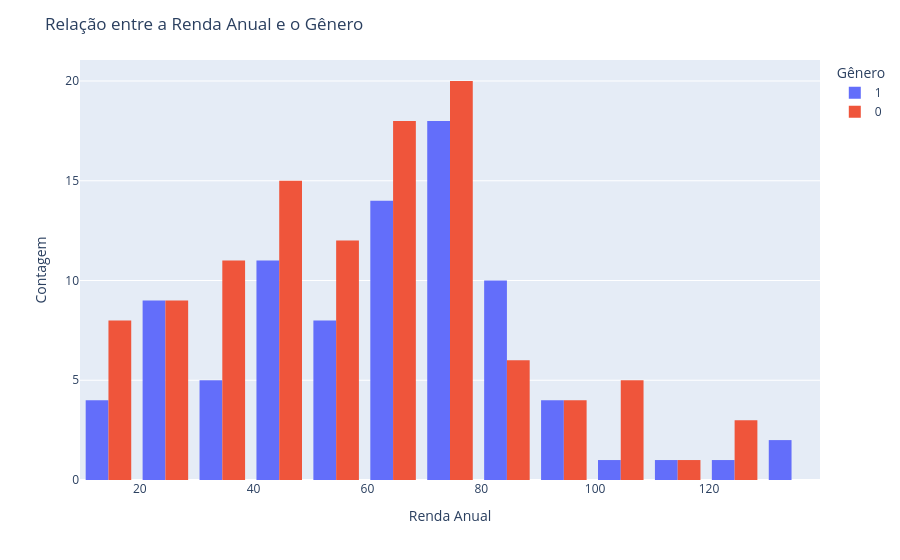

Notebook code for this chart:
### Markdown cell above
# Análise Bivariada

### Code cell
fig = px.histogram(df_encoded, x='Annual Income', color='Gender', barmode='group')

fig.update_layout(title='Relação entre a Renda Anual e o Gênero',
                  xaxis_title='Renda Anual',
                  yaxis_title='Contagem',
                  legend_title='Gênero')

fig.show()

### Figure 1 — Plotly figure (JSON) as saved in the notebook; plotly's stock layout.template omitted (floating-point values rounded to 4 significant figures)
{"data": [{"alignmentgroup": "True", "bingroup": "x", "hovertemplate": "Gender=1<br>Annual Income=%{x}<br>count=%{y}<extra></extra>", "legendgroup": "1", "marker": {"color": "#636efa", "pattern": {"shape": ""}}, "name": "1", "offsetgroup": "1", "orientation": "v", "showlegend": true, "type": "histogram", "x": [15, 15, 19, 19, 20, 20, 21, 23, 24, 24, 25, 28, 28, 30, 33, 33, 38, 39, 42, 43, 43, 44, 46, 46, 46, 48, 48, 48, 49, 54, 54, 54, 54, 54, 54, 54, 59, 60, 60, 61, 61, 62, 62, 62, 63, 63, 63, 63, 64, 67, 69, 71, 71, 71, 71, 71, 71, 73, 73, 74, 75, 77, 77, 77, 78, 78, 78, 78, 78, 81, 85, 86, 87, 87, 87, 87, 87, 88, 88, 93, 93, 98, 99, 101, 113, 126, 137, 137], "xaxis": "x", "yaxis": "y"}, {"alignmentgroup": "True", "bingroup": "x", "hovertemplate": "Gender=0<br>Annual Income=%{x}<br>count=%{y}<extra></extra>", "legendgroup": "0", "marker": {"color": "#EF553B", "pattern": {"shape": ""}}, "name": "0", "offsetgroup": "0", "orientation": "v", "showlegend": true, "type": "histogram", "x": [16, 16, 17, 17, 18, 18, 19, 19, 20, 20, 21, 23, 25, 28, 28, 29, 29, 30, 33, 33, 34, 34, 37, 37, 38, 39, 39, 39, 40, 40, 40, 40, 42, 43, 43, 44, 46, 47, 47, 48, 48, 48, 49, 50, 50, 54, 54, 54, 54, 54, 57, 57, 58, 58, 59, 60, 60, 60, 60, 62, 62, 62, 63, 63, 64, 65, 65, 65, 65, 67, 67, 67, 69, 70, 70, 72, 72, 73, 73, 74, 75, 76, 76, 77, 78, 78, 78, 78, 78, 78, 78, 79, 79, 81, 85, 86, 87, 88, 88, 97, 97, 98, 99, 101, 103, 103, 103, 103, 113, 120, 120, 126], "xaxis": "x", "yaxis": "y"}], "layout": {"barmode": "group", "legend": {"title": {"text": "Gênero"}, "tracegroupgap": 0}, "margin": {"t": 60}, "title": {"text": "Relação entre a Renda Anual e o Gênero"}, "xaxis": {"anchor": "y", "domain": [0, 1], "title": {"text": "Renda Anual"}}, "yaxis": {"anchor": "x", "domain": [0, 1], "title": {"text": "Contagem"}}}}
